Frame 1 (no input): blank canvas, image omitted
Frame 60 (the mouse pressed at the canvas centre just before this capture): blank canvas, image omitted
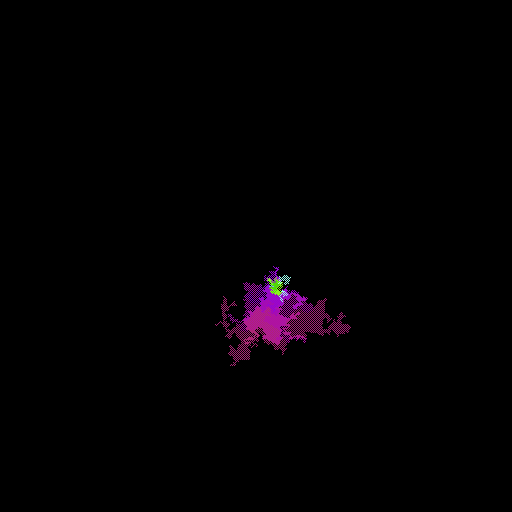
Frame 120 (the mouse held since frame 60 and released just before this capture)

The Processing sketch whose frames 1 and 60 were blank and that drew this single picture after the mouse press (run headless with seeded random() and noise(); from frame 60 on, the mouse is pressed at the canvas centre):

// Processing sketch: fractal_zoomer
// ── fractal_zoomer.pde
/*
 * Shamelessly copied from:
 * https://bel.fi/alankila/rotzoomer.html
 */

int colors[] = { 192, 64, 128 };

void putRandomPixel(int x, int y) {
  for (int i = 0; i < 3; i ++) {
    colors[i] += int(random(-6, 6));
    colors[i] &= 0xff;
  }
  set(x, y, color(colors[0], colors[1], colors[2]));
}

final int pieceSize = 32;
final boolean dither = true;
final int rotation = -1;
final int zoom = -1;
final int centerX = 286;
final int centerY = 302;
int pos;

void setup() {
  frameRate(25);
  size(512, 512);
  background(0);
}

void draw() {  
  /* XXX work out how to compensate for the bias.
   * the bias is really a function of where the stationary center
   * of the image is combined with the average properties of the
   * center shuffling mechanism. The center is defined as the point
   * which is moved as little as possible by the deformations. */
  int r = (rotation < 0) ? 16 : 0;

  for (int y = 0; y < 2; y++)
    for (int x = 0; x < 2; x++)
      putRandomPixel(centerX + x - r, centerY + y - r);

  /* shuffle image center around deterministically */
  pos++;
  int shift = 0;
  if (dither) {
    for (int i = 0; i < 5; i ++) {
      shift <<= 1;
      shift |= (pos >> i) & 1;
    }
    /* inject some long-term variation */
    shift = shift ^ (pos >> 5) & 0x1f;
  }

  /* now move graphics around. */
  PImage buffer = get();

  for (int y = 0; y <= 16; y++) {
    for (int x = 0; x <= 16; x++) {
      int sx = x * pieceSize + shift + (16 - y) * rotation + x * zoom;
      int sy = y * pieceSize + shift + x * rotation - (16 - y) * zoom;
      int dx = x * pieceSize + shift + 8 * rotation + 8 * zoom;
      int dy = y * pieceSize + shift + 8 * rotation - 8 * zoom;
            
      image(buffer.get(sx, sy, pieceSize, pieceSize), dx, dy);
    }
  }
}

void keyPressed() {
  int r = (rotation < 0) ? 16 : 0;
  fill(color(random(255), random(255), random(255)));
  rect(centerX - 32 - r, centerY - 32 - r, 64, 64);
}
